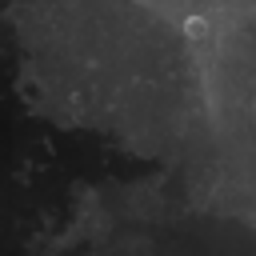
#> input picture images/bicubic.png, 256 x 256 px
$ python generate_data.py ../images/bicubic.png 3 3 3
#> lines starting #> are read from the running program, lines starting #| are printed output that depends on the picture
"""Generate training/validation/test data from moon surface image.

Image from https://astrogeology.usgs.gov/search/map/Moon/Clementine/UVVIS/Lunar_Clementine_UVVIS_750nm_Global_Mosaic_118m_v2
"""

import PIL.Image
import numpy as np
import argparse


if __name__ == '__main__':
	# Parse arguments.
	parser = argparse.ArgumentParser(description='Generate training/test/validation images for MoonSRCNN')
	parser.add_argument('file', type=str, help='Mosaic to generate samples from')
	parser.add_argument('num_training_samples', type=int, help='Number of training samples to generate')
	parser.add_argument('num_testing_samples', type=int, help='Number of testing samples to generate')
	parser.add_argument('num_validation_samples', type=int, help='Number of validation samples to generate')
	parser.add_argument('-u', dest='upscale', type=int, default=4, help='Super resolution upscale factor')
	parser.add_argument('-s', dest='sample_size', type=int, default=128, help='Rectangular pixel sample size')
	parser.add_argument('-t', dest='top_cut_fraction', type=float, default=0.2, help='Fraction of the top (NH) of the image to ignore')
	parser.add_argument('-b', dest='bottom_cut_fraction', type=int, default=0.8, help='Fraction of the bottom (SH) of the image to ignore')
	parser.add_argument('-r', dest='seed', type=int, default=18732467, help='Random seed')
	parser.add_argument('-f', dest='output_path', type=str, default='../dataset/', help='Path to output files.')
	parser.add_argument('-l', dest='gen_lr', type=bool, default=False, help='Generate low resolution (LR) counterpart images')
	args = parser.parse_args()

	datasets = {'training':args.num_training_samples,
				'testing':args.num_testing_samples,
				'validation':args.num_validation_samples}

	# Set the random seed for reproducibility.
	np.random.seed(args.seed)

	# Load global mosaic image
	img = PIL.Image.open(args.file)
#> img is the input picture: PIL image 256x256 L; min 19, max 148, mean 52.8
	w, h = img.size
#> w = 256; h = 256
	h0 = int(h*args.top_cut_fraction)
#> h0 = 51
	h1 = int(h*args.bottom_cut_fraction)
#> h1 = 204
	hprime = h1-h0
#> hprime = 153

	# Generate the samples.
	for key in datasets.keys():
		for i in range(datasets[key]):
			print('Generating {} image {:5d}/{:5d}'.format(key, i+1, datasets[key]))

			# Generate random numbers for start x and y pixel numbers.
			ix = np.random.randint(w - args.sample_size)
			iy = np.random.randint(hprime - args.sample_size) + h0

			# Cut out the high resolution sample and generate a low resolution
			# version for further use.
			img_hr = img.crop([ix,iy,ix+args.sample_size,iy+args.sample_size])
			if args.gen_lr:
				img_lr = img_hr.resize((int(args.sample_size/args.upscale),
										int(args.sample_size/args.upscale)),
										resample=PIL.Image.BICUBIC)

			# Save.
			filename = args.output_path+key+'/{:04d}_hr.png'.format(i)
			with open(filename,'wb') as fh:
				img_hr.save(fh)
			if args.gen_lr:
				filename = args.output_path+key+'/{:04d}_lr.png'.format(i)
				with open(filename,'wb') as fh:
					img_lr.save(fh)
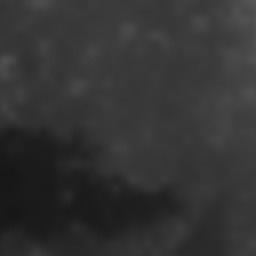
#> img_hr: PIL image 128x128 L (shown 2 times larger); min 23, max 86, mean 51.5
